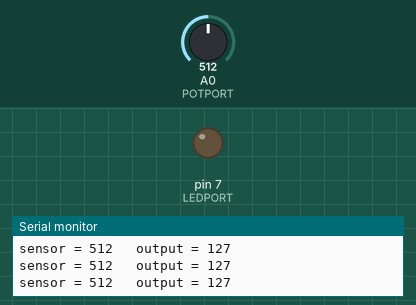
This sketch was run on a simulated Arduino Uno, built with avr-gcc and run on an emulated ATmega328P. On the bench: output pins drawn as LEDs (lit = HIGH), the last lines printed to the serial monitor. The test bench sets the inputs (shaded band); at power-on: A0 (POTPORT) = 512.

Above: at 1.2 s.
1.3 s: A0 (POTPORT) set to 521
At 2.3 s:
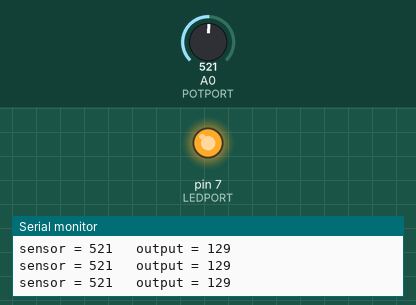
2.8 s: A0 (POTPORT) set to 511
At 3.9 s:
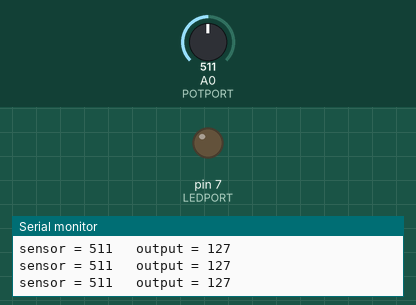
5.8 s: A0 (POTPORT) set to 716
At 6.2 s:
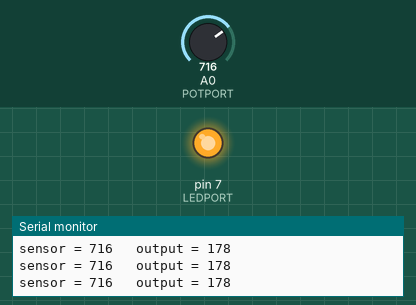
Timing chart, 0 to 8.8 s (numbered marks = the images above; inputs shaded):
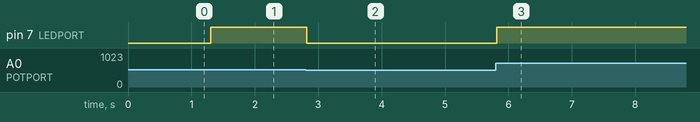

The sketch:

pwm.ino
```cpp
int LEDPORT = 7;
int POTPORT = A0;
int InV = 0;
int OutV = 0;


void setup() {
  // put your setup code here, to run once:
  Serial.begin(9600);
  pinMode(LEDPORT, OUTPUT);   // sets the pin as output


}

void loop() {
  // put your main code here, to run repeatedly:
  // read the analog in value:
  InV = analogRead(POTPORT);
  // map it to the range of the analog out:
  OutV = map(InV, 0, 1023, 0, 255);
  // change the analog out value:
  analogWrite(LEDPORT, OutV);

  // print the results to the serial monitor:
  Serial.print("sensor = ");
  Serial.print(InV);
  Serial.print("\t output = ");
  Serial.println(OutV);

  delay(2);


}
```

Measured:
- the behaviour switches between 513 and 514 on A0 (POTPORT) (found by bisection; images 0 and 1)
- after the input at 1.3 s, pin 7 (LEDPORT): LOW → HIGH at once
- after the input at 2.8 s, pin 7 (LEDPORT): HIGH → LOW at once
- after the input at 5.8 s, pin 7 (LEDPORT): LOW → HIGH at once
